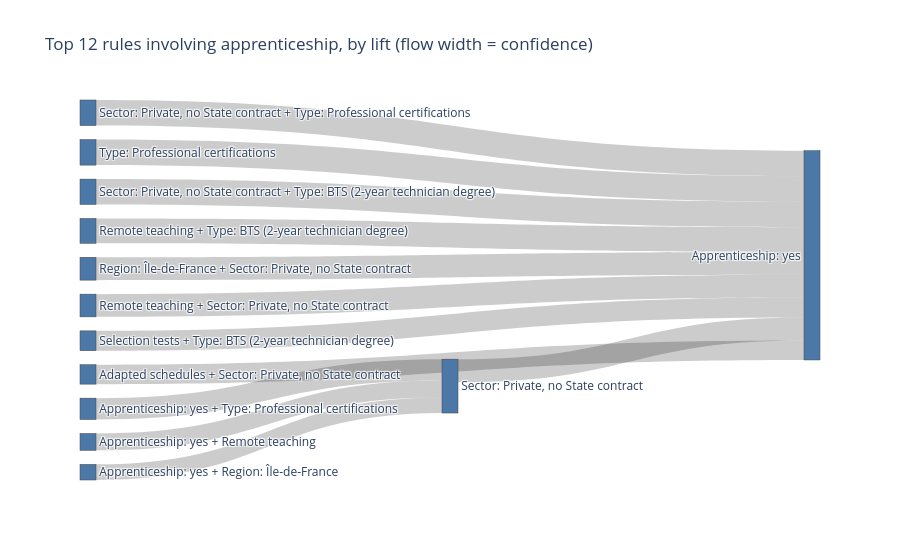
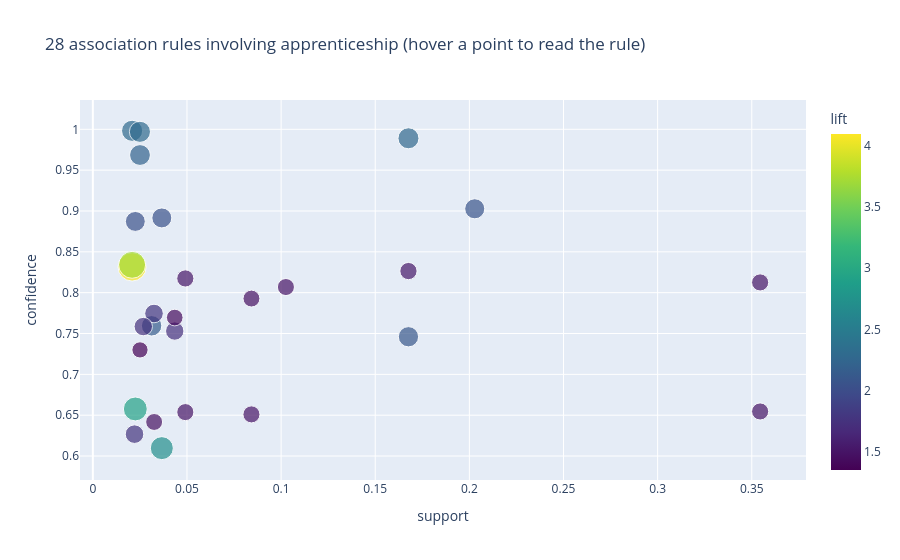

Source (notebook cell) for these figures, in order:
### Markdown cell above
**Reading of the support curve (lab exercise 1).** With a strict minimal support (0.5) only a handful of itemsets are frequent; when the threshold goes down, the number of itemsets explodes (several hundred at 0.02). This is the **anti-monotony** property used by Apriori: an itemset cannot be more frequent than any of its parts, so lowering σ lets longer and rarer combinations in. We chose σ = 0.02 (2% of 25,793 programmes, about 500 programmes): rare enough to keep specific combinations, frequent enough to be meaningful.

### Code cell
results["figs"]["q2_sankey"].show()
results["figs"]["q2_rules"].show()
results["rules"][["rule", "support", "confidence", "lift"]].head(15)

### Figure 1 — Plotly figure (JSON) as saved in the notebook; plotly's stock layout.template omitted (floating-point values rounded to 4 significant figures)
{"data": [{"link": {"customdata": [3.71, 2.93, 2.71, 2.29, 2.29, 2.27, 2.22, 2.07, 2.04, 2.03, 1.78, 1.74], "hovertemplate": "confidence %{value}<br>lift %{customdata}", "source": [0, 1, 2, 3, 4, 5, 6, 7, 8, 9, 10, 11], "target": [7, 7, 7, 12, 12, 12, 12, 12, 12, 12, 12, 12], "value": [0.834, 0.658, 0.61, 0.998, 0.997, 0.989, 0.969, 0.903, 0.892, 0.887, 0.774, 0.759]}, "node": {"color": "#4C78A8", "label": ["Apprenticeship: yes + Type: Professional certifications", "Apprenticeship: yes + Remote teaching", "Apprenticeship: yes + Region: Île-de-France", "Sector: Private, no State contract + Type: Professional certifications", "Type: Professional certifications", "Sector: Private, no State contract + Type: BTS (2-year technician degree)", "Remote teaching + Type: BTS (2-year technician degree)", "Sector: Private, no State contract", "Region: Île-de-France + Sector: Private, no State contract", "Remote teaching + Sector: Private, no State contract", "Selection tests + Type: BTS (2-year technician degree)", "Adapted schedules + Sector: Private, no State contract", "Apprenticeship: yes"], "pad": 14, "thickness": 16}, "type": "sankey"}], "layout": {"height": 560, "title": {"text": "Top 12 rules involving apprenticeship, by lift (flow width = confidence)"}}}

### Figure 2 — Plotly figure (JSON) as saved in the notebook; plotly's stock layout.template omitted (floating-point values rounded to 4 significant figures)
{"data": [{"hovertemplate": "<b>%{hovertext}</b><br><br>support=%{x}<br>confidence=%{y}<br>lift=%{marker.color}<extra></extra>", "hovertext": ["Type: Professional certifications  →  Apprenticeship: yes + Sector: Private, no State contract", "Apprenticeship: yes + Type: Professional certifications  →  Sector: Private, no State contract", "Apprenticeship: yes + Remote teaching  →  Sector: Private, no State contract", "Apprenticeship: yes + Region: Île-de-France  →  Sector: Private, no State contract", "Sector: Private, no State contract + Type: Professional certifications  →  Apprenticeship: yes", "Type: Professional certifications  →  Apprenticeship: yes", "Sector: Private, no State contract + Type: BTS (2-year technician degree)  →  Apprenticeship: yes", "Remote teaching + Type: BTS (2-year technician degree)  →  Apprenticeship: yes", "Region: Île-de-France + Sector: Private, no State contract  →  Apprenticeship: yes + Type: BTS (2-year technician degree)", "Sector: Private, no State contract  →  Apprenticeship: yes + Type: BTS (2-year technician degree)", "Sector: Private, no State contract  →  Apprenticeship: yes", "Region: Île-de-France + Sector: Private, no State contract  →  Apprenticeship: yes", "Remote teaching + Sector: Private, no State contract  →  Apprenticeship: yes", "Selection tests + Type: BTS (2-year technician degree)  →  Apprenticeship: yes", "Adapted schedules + Sector: Private, no State contract  →  Apprenticeship: yes + Type: BTS (2-year technician degree)", "Adapted schedules + Sector: Private, no State contract  →  Apprenticeship: yes", "Adapted schedules + Type: BTS (2-year technician degree)  →  Apprenticeship: yes", "Apprenticeship: yes + Sector: Private, no State contract  →  Type: BTS (2-year technician degree)", "Apprenticeship: yes + Region: Île-de-France  →  Type: BTS (2-year technician degree)", "Apprenticeship: yes  →  Type: BTS (2-year technician degree)", "Type: BTS (2-year technician degree)  →  Apprenticeship: yes", "Region: Île-de-France + Type: BTS (2-year technician degree)  →  Apprenticeship: yes", "Sector: Private, State contract + Type: BTS (2-year technician degree)  →  Apprenticeship: yes", "Apprenticeship: yes + Sector: Public  →  Type: BTS (2-year technician degree)", "Sector: Private, no State contract + Selection tests  →  Apprenticeship: yes", "Apprenticeship: yes + Sector: Private, State contract  →  Type: BTS (2-year technician degree)", "Adapted schedules + Apprenticeship: yes  →  Type: BTS (2-year technician degree)", "Apprenticeship: yes + Remote teaching  →  Type: BTS (2-year technician degree)"], "legendgroup": "", "marker": {"color": [4.099, 3.712, 2.927, 2.713, 2.288, 2.285, 2.267, 2.22, 2.143, 2.105, 2.069, 2.044, 2.034, 1.776, 1.768, 1.739, 1.726, 1.526, 1.51, 1.501, 1.501, 1.499, 1.492, 1.49, 1.471, 1.464, 1.421, 1.348], "coloraxis": "coloraxis", "size": [4.099, 3.712, 2.927, 2.713, 2.288, 2.285, 2.267, 2.22, 2.143, 2.105, 2.069, 2.044, 2.034, 1.776, 1.768, 1.739, 1.726, 1.526, 1.51, 1.501, 1.501, 1.499, 1.492, 1.49, 1.471, 1.464, 1.421, 1.348], "sizemode": "area", "sizeref": 0.01025, "symbol": "circle"}, "mode": "markers", "name": "", "orientation": "v", "showlegend": false, "type": "scatter", "x": [0.02086, 0.02086, 0.02256, 0.03664, 0.02086, 0.02501, 0.1676, 0.02505, 0.03121, 0.1676, 0.2028, 0.03664, 0.02256, 0.03249, 0.02214, 0.02679, 0.0435, 0.1676, 0.04912, 0.3544, 0.3544, 0.04912, 0.08425, 0.1025, 0.03257, 0.08425, 0.0435, 0.02505], "xaxis": "x", "y": [0.8315, 0.8341, 0.6576, 0.6097, 0.9981, 0.9969, 0.989, 0.9685, 0.7594, 0.746, 0.9027, 0.8915, 0.8872, 0.7745, 0.6268, 0.7585, 0.753, 0.8265, 0.8174, 0.8125, 0.6546, 0.6538, 0.651, 0.8069, 0.6417, 0.7928, 0.7695, 0.7299], "yaxis": "y"}], "layout": {"coloraxis": {"colorbar": {"title": {"text": "lift"}}, "colorscale": [[0, "#440154"], [0.1111, "#482878"], [0.2222, "#3e4989"], [0.3333, "#31688e"], [0.4444, "#26828e"], [0.5556, "#1f9e89"], [0.6667, "#35b779"], [0.7778, "#6ece58"], [0.8889, "#b5de2b"], [1, "#fde725"]]}, "legend": {"itemsizing": "constant", "tracegroupgap": 0}, "title": {"text": "28 association rules involving apprenticeship (hover a point to read the rule)"}, "xaxis": {"anchor": "y", "domain": [0, 1], "title": {"text": "support"}}, "yaxis": {"anchor": "x", "domain": [0, 1], "title": {"text": "confidence"}}}}
